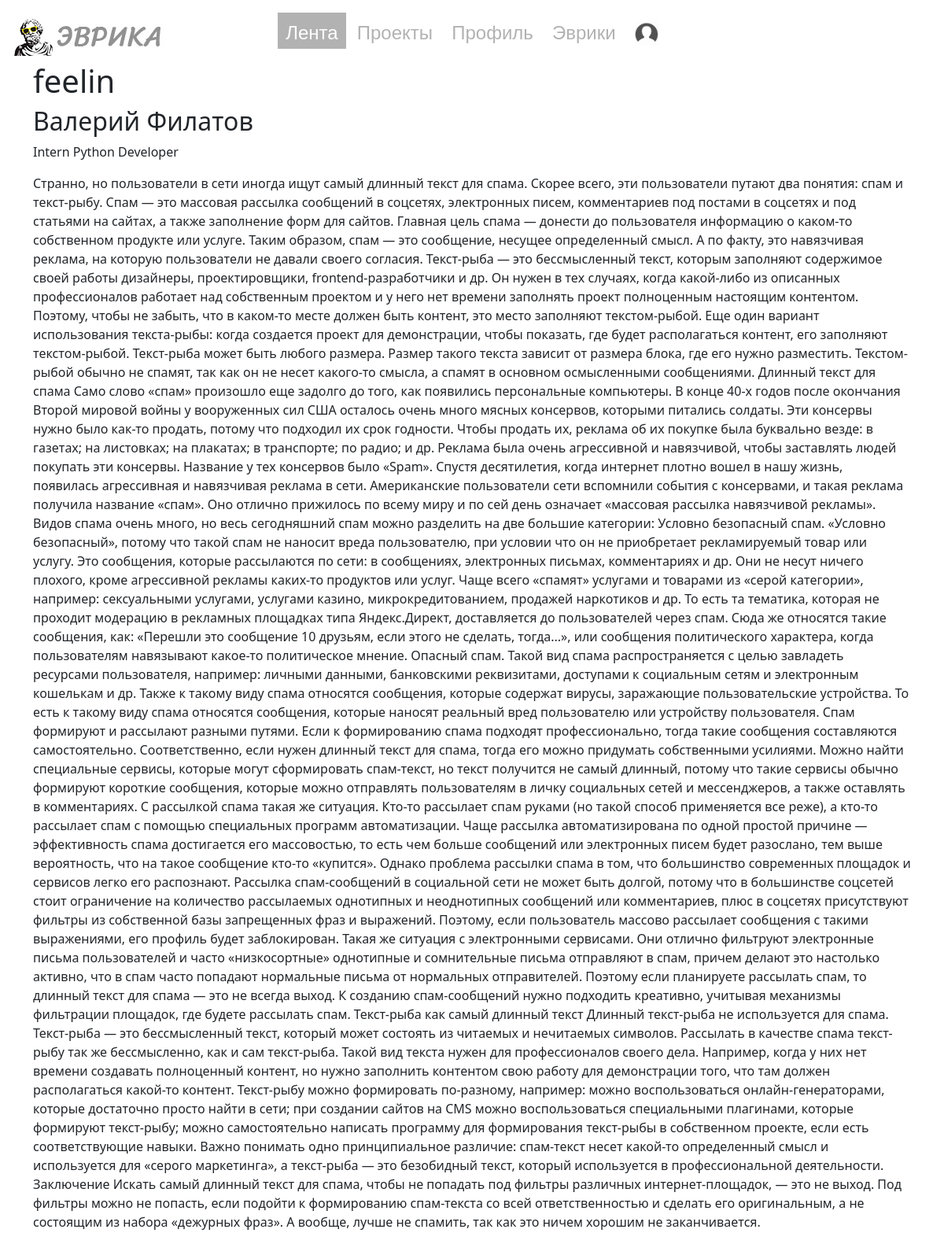
Before: /profile/1 with the older database file.
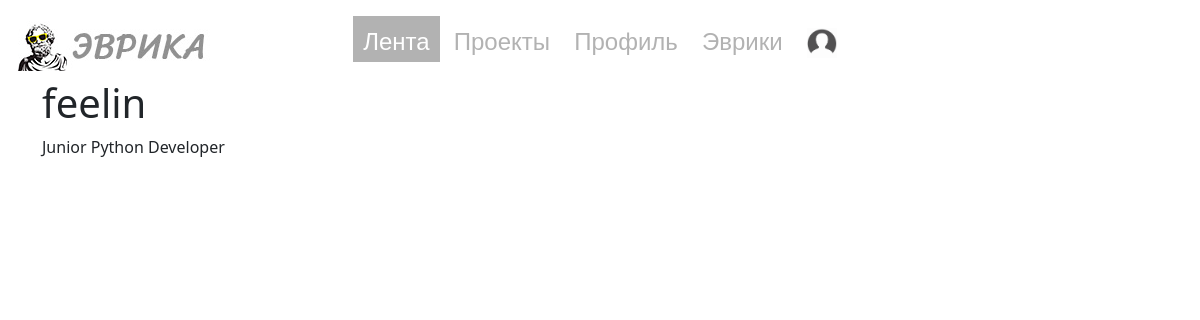
After: the same page with the newer database file.
### main.py (models this page shows, shortened)
class User(UserMixin, db.Model):
    id = db.Column(db.Integer, primary_key=True)
    nick = db.Column(db.String(16), nullable=False)
    email = db.Column(db.String, nullable=False)
    name = db.Column(db.String)
    second_name = db.Column(db.String)
    about = db.Column(db.Text)
    level = db.Column(db.String, nullable=False)
    main_language = db.Column(db.String, nullable=False)
    password = db.Column(db.String, nullable=False)

### main.py (the view)
@app.route('/profile/<int:user_id>')
def profile(user_id):
    return render_template('profile.html', title='Профиль', user=User.query.get(user_id))

### templates/profile.html
{%extends 'base.html'%}
{%block body%}
<h1>{{user.nick}}</h1>
{% if user.name %}
    {% if user.second_name %}
        <h2>{{user.name}} {{user.second_name}}</h2>
    {% else %}
        <h2>{{user.name}}</h2>
    {% endif %}
{% endif %}
<p> {{user.level}} {{user.main_language}} Developer</p>
{% if user.about %}
    <p>{{user.about}}</p>
{% endif %}
{%endblock%}

### templates/base.html (shortened to what this page needs)
<!DOCTYPE html>
<html lang="en">
<head>
    <link rel="stylesheet" href="https://cdn.jsdelivr.net/npm/bootstrap@5.2.3/dist/css/bootstrap.min.css">
    <link rel="stylesheet" href="/static/css/style.css" type="text/css">
</head>
<body class="container">
    <header class="py-3">
    <nav class="menu">
        <ul class="top-menu">
         <li class="logo"><img src="/static/images/logo.jpg" alt="Arch logo"  width = 200 px height = 50 px></li>
         <li class="active">Лента</li>
         <li><a href="/projects">Проекты</a></li>
         <li><a href="/profile">Профиль</a></li>
         <li><a href="/matches">Эврики</a></li>
         <li><img src="/static/images/user.jpg" alt="user"  width = 30 px height = 30 px></li>
        </ul>
    </nav>
    </header>
    <main>
     {% block body %}
    {% endblock %}
    </main>
</body>
</html>

### static/css/style.css (style rules this page uses)
nav a { text-decoration: none; }
nav ul { margin: 0; padding: 0; text-align: center; }
nav li { list-style-position: center; font: 24px 'Oswald', sans-serif; padding: 10px; }
.top-menu li { display: inline-block; padding: 5px 10px; margin: 0; }
.top-menu li.active { background: #b2b2b2; color: #fff; }
.top-menu a { color: #b2b2b2; }
.logo { position: absolute; left: 0%; }

Changed rows visible on the page:
changed User "feelin": level "Intern" → "Junior"; name "Валерий" → (not shown); second_name "Филатов" → (not shown); about "Странно, но пользователи в сети иногда ищут самый длинный текст для спама. Скорее всего, эти пользователи путают два понятия: спам и текст-рыбу. Спам — это массовая рассылка сообщений в соцсетях, электронных писем, комментариев под постами в соцсетях и под статьями на сайтах, а также заполнение форм для сайтов. Главная цель спама — донести до пользователя информацию о каком-то собственном продукте или услуге. Таким образом, спам — это сообщение, несущее определенный смысл. А по факту, это навязчивая реклама, на которую пользователи не давали своего согласия. Текст-рыба — это бессмысленный текст, которым заполняют содержимое своей работы дизайнеры, проектировщики, frontend-разработчики и др.…" → (not shown)
